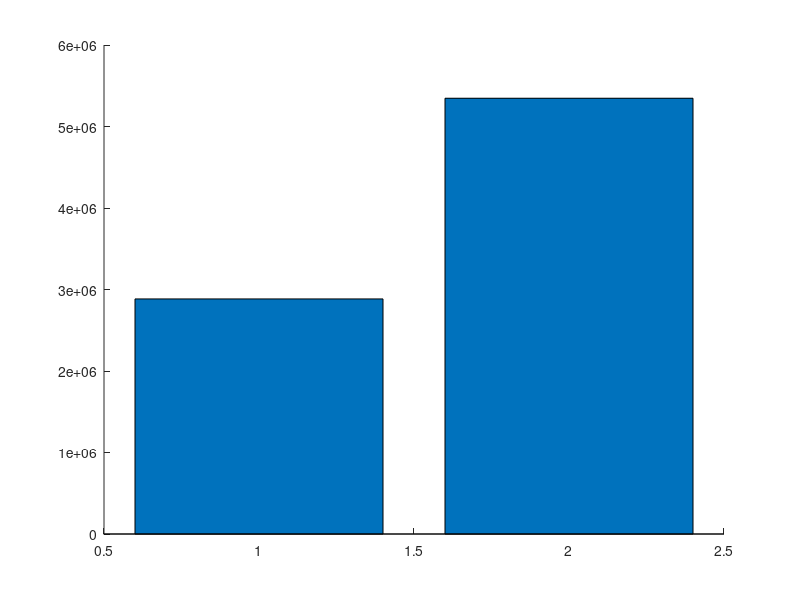

Write the MATLAB code that produced this figure. (Note: this script raises an error after producing the figure.)
% data from ./result/result_total.json
clickBaitAvgViews = 2884339;
non_clickBaitAvgViews = 5346728;

x = [clickBaitAvgViews; non_clickBaitAvgViews];
b = bar(x,'stack');

% set value on top of the bar
xtip = b.XEndPoints;
ytip = b.YEndPoints;
lable = string(b.YData);
text(xtip, ytip, lable, 'HorizontalAlignment','center',...
    'VerticalAlignment','bottom');

% set xlabel & ylabel
ylabel('avg views');
set(gca, 'xticklabel', {'clickbait', 'non clickbait'});

% change color of the bar
b.FaceColor = 'flat';
b.CData(1,:) = [1 0 0];
